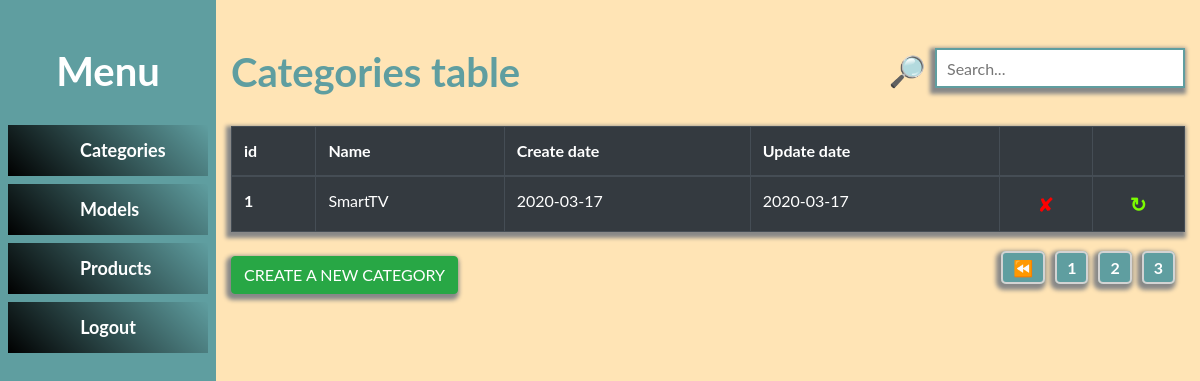
/categories_table.php?page=3 (signed in), run on the app's committed database.
### tables this page shows
CREATE TABLE `categories` (
  `id` int(11) NOT NULL,
  `name` varchar(100) NOT NULL,
  `create_date` date DEFAULT NULL,
  `update_date` date DEFAULT NULL
);

### categories_table.php (the view, shortened to what this page needs)
<?php
require_once 'connecting/connect.php';
if (isset($_SESSION['username']) && isset($_SESSION['password'])) {
    $result_per_page = 6;
    $data = $connection->prepare("SELECT * FROM `categories` ORDER BY id DESC");
    $data->execute();
    $result = $data->fetchAll(PDO::FETCH_ASSOC);
    $number_of_results = count($result);
    $number_of_pages = ceil($number_of_results / $result_per_page);
    if (!isset($_GET['page'])) {
        $page = 1;
    } else {
        $page = $_GET['page'];
    }
    $this_page_first_result = ($page - 1) * $result_per_page;
    ?>
    <!doctype html>
    <html lang="en">
    <head>
        <link rel="stylesheet" href="https://stackpath.bootstrapcdn.com/bootstrap/4.4.1/css/bootstrap.min.css"
>
        <link rel="stylesheet" href="css/style.css">
    </head>
    <body>
    <div style="display: flex">
        <?php require_once 'leftMenu.php' ?>
        <div class="container mt-5">
            <div class="d-flex justify-content-between">
                <h1>Categories table</h1>
                <div>
                    <span class="search_ic">🔎</span>
                    <input type="text" name="search" id="search_text" class="search_inp shadowButton" placeholder="Search...">
                </div>
            </div>
            <table class="mb-4 table table-bordered table-dark" id="table_data">
                <thead>
                <tr>
                    <th scope="col">id</th>
                    <th scope="col">Name</th>
                    <th scope="col">Create date</th>
                    <th scope="col">Update date</th>
                    <th scope="col"></th>
                    <th scope="col"></th>
                </tr>
                </thead>
                <tbody>
                <?php
                $data = $connection->prepare("SELECT * FROM categories ORDER BY id DESC LIMIT $this_page_first_result,$result_per_page ");
                $data->execute();
                $result = $data->fetchAll(PDO::FETCH_ASSOC);
                foreach ($result as $x): ?>
                    <tr>
                        <th scope="row"><?= $x['id'] ?></th>
                        <td><?= $x['name'] ?></td>
                        <td><?= $x['create_date'] ?></td>
                        <td><?= $x['update_date'] ?></td>
                        <td class="delete"><a class="deleteF" data-id="<?= $x["id"] ?>">✘</a></td>
                        <td class="update"><a href="updatefield.php?id=<?= $x['id'] ?>&name=<?= $x['name'] ?>">↻</a>
                        </td>
                    </tr>
                <?php endforeach; ?>
                </tbody>
            </table>
            <div class="mainPagi">
                <div>
                    <a style="color: #ffffff" class="shadowButton btn btn-success" href="categories_welcome.php">CREATE
                        A NEW CATEGORY</a>
                </div>
                <div>
                    <?php
                    if ($page > 1) {
                        echo '<a class="pagi" href="categories_table.php?page=' . ($page - 1) . '">⏪</a>';
                    }
                    for ($i = 1; $i <= $number_of_pages; $i++) {
                        if ($number_of_pages > 1) {
                            echo '<a class="pagi" href="categories_table.php?page=' . $i . '">' . $i . '</a>';
                        } else {
                            echo null;
                        }
                    }
                    ?>
                </div>
            </div>
            <br>
        </div>
    </div>
    </body>
    </html>
    <?php
}else if (isset($_COOKIE["username"]) && isset($_COOKIE['cookie_key'])) {
    $username = $_SESSION['username'];
    $select = $connection->query("SELECT * FROM `users` WHERE `login`= '$username'");
    $sql = $select->fetchAll(PDO::FETCH_ASSOC);
    if ($_COOKIE['username'] == $sql[0]['login'] && $_COOKIE['cookie_key'] == $sql[0]['cookie_key']){
        echo "Session Start";
    }else {
        header("Location:login.php");
    }
} else {
    header("Location:login.php");
}

### css/style.css (style rules this page uses)
body { margin: 0; font-family: "Lato", sans-serif; background-color: moccasin; }
h1 { color: cadetblue; font-weight: bold; margin-bottom: 30px; }
.delete { font-size: 20px; margin: 0; padding: 0; text-align: center; cursor: pointer; }
.update { font-size: 20px; margin: 0; padding: 0; text-align: center; cursor: pointer; font-weight: bold; }
.delete a { color: red; text-decoration: none; }
.update { color: lawngreen; text-decoration: none; }
.update a { color: lawngreen; text-decoration: none; }
table, .shadowButton { box-shadow: -2px 3px 4px 3px #888888; }
.mainPagi { display: flex; justify-content: space-between; }
.pagi { padding: 5px 10px; margin-right: 10px; background: cadetblue; color: #ffffff; font-weight: bold; border: 2px solid lightgray; border-radius: 5px; box-shadow: -2px 3px 4px 3px #888888; }
.search_ic { font-size: 30px; font-weight: bold; padding-right: 5px; vertical-align: middle; color: cadetblue; }
.search_inp { height: 40px; width: 250px; border: 2px solid cadetblue; padding-left: 10px }

### data on the page
categories: id "1", name "SmartTV", create_date "2020-03-17", update_date "2020-03-17"
